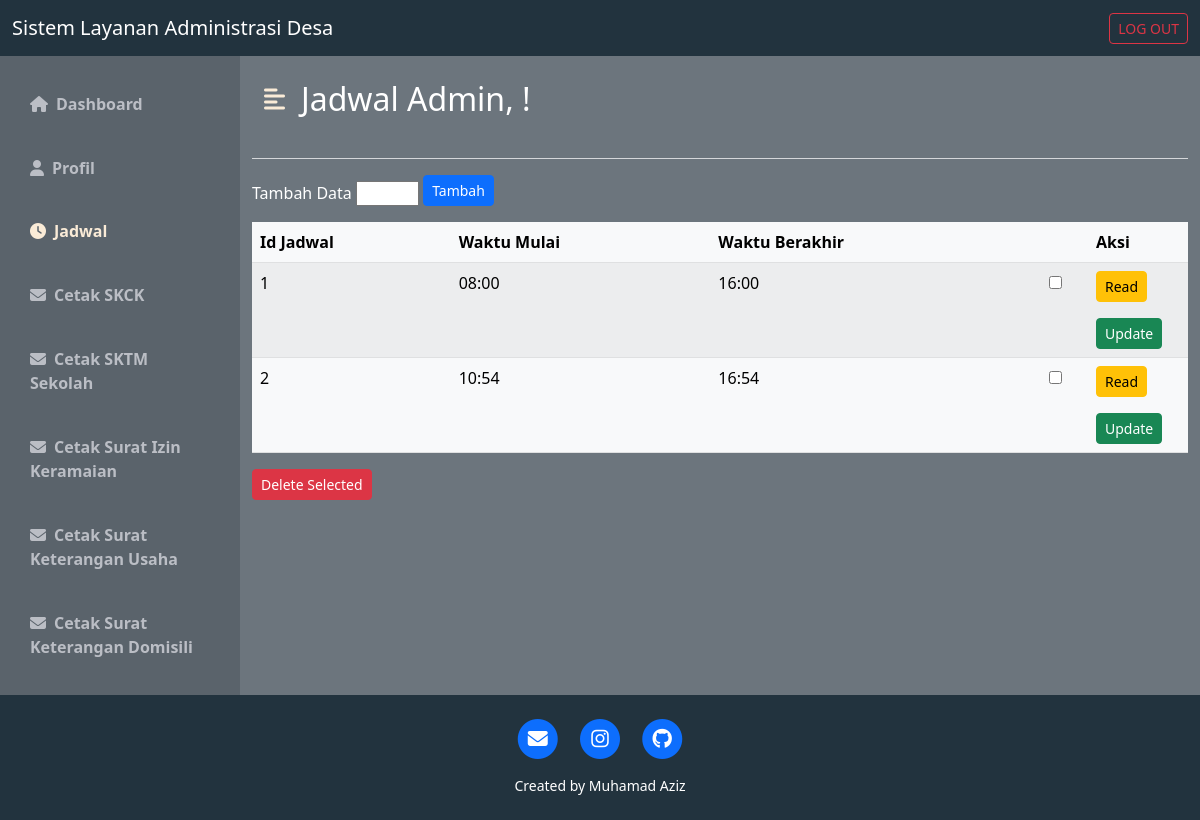
/adminjadwal.php, run on the app's committed database.
### tables this page shows
CREATE TABLE IF NOT EXISTS `jadwal` (
  `id_jadwal` int(11) NOT NULL AUTO_INCREMENT,
  `waktu_mulai` varchar(50) DEFAULT NULL,
  `waktu_akhir` varchar(50) DEFAULT NULL,
  PRIMARY KEY (`id_jadwal`)
);

### adminjadwal.php (the view, shortened to what this page needs)
<!DOCTYPE html>
<html lang="en">
<head>
    <link href="https://cdn.jsdelivr.net/npm/bootstrap@5.2.0-beta1/dist/css/bootstrap.min.css" rel="stylesheet">
    <link rel="stylesheet" href="https://cdnjs.cloudflare.com/ajax/libs/font-awesome/6.1.1/css/all.min.css" />
    <link rel="stylesheet" href="css/style_dashboard.css">
</head>
<body>
    <?php
    include "koneksi.php";
    ?>
    <nav class="navbar navbar-dark" style="background-color: #22333E;">
        <div class="container-fluid">
            <a class="navbar-brand">Sistem Layanan Administrasi Desa</a>
            <form class="d-flex" role="search">
                <a href="logout.php" class="btn btn-outline-danger btn-sm" role="button">LOG OUT</a>
            </form>
        </div>
    </nav>
    <div class="d-flex bg-secondary text-white" id="wrapper">
        <div class="" id="sidebar-wrapper" style="background-color: #5a636b;">
            <div class="list-group list-group-flush my-3">
                <a href="admin.php" class="list-group-item list-group-item-action bg-transparent second-text fw-bold"><i class="fas fa-home me-2"></i>Dashboard</a>
                <a href="adminprofil.php" class="list-group-item list-group-item-action bg-transparent second-text fw-bold"><i class="fas fa-user me-2"></i>Profil</a>
                <a href="adminjadwal.php" class="list-group-item list-group-item-action bg-transparent second-text fw-bold active"><i class="fas fa-clock me-2"></i>Jadwal</a>
                <a href="admincetakskck.php" class="list-group-item list-group-item-action bg-transparent second-text fw-bold"><i class="fas fa-envelope me-2"></i>Cetak SKCK</a>
                <a href="admincetaksktm.php" class="list-group-item list-group-item-action bg-transparent second-text fw-bold"><i class="fas fa-envelope me-2"></i>Cetak SKTM Sekolah</a>
                <a href="admincetaksik.php" class="list-group-item list-group-item-action bg-transparent second-text fw-bold"><i class="fas fa-envelope me-2"></i>Cetak Surat Izin Keramaian</a>
                <a href="admincetakusaha.php" class="list-group-item list-group-item-action bg-transparent second-text fw-bold"><i class="fas fa-envelope me-2"></i>Cetak Surat Keterangan Usaha</a>
                <a href="admincetakskd.php" class="list-group-item list-group-item-action bg-transparent second-text fw-bold"><i class="fas fa-envelope me-2"></i>Cetak Surat Keterangan Domisili</a>
            </div>
        </div>
        <div id="page-content-wrapper">
            <nav class="navbar navbar-expand-lg navbar-light bg-transparent py-4 px-4">
                <div class="d-flex align-items-center">
                    <i class="fas fa-align-left primary-text fs-4 me-3" id="menu-toggle"></i>
                    <h2 class="fs-2 m-0">Jadwal Admin, <?php echo $_SESSION['username']; ?>!</h2>
                </div>
            </nav>
            <div class="container-sm">
    <hr class="border-light border-2 opacity-75">
    <form method="post" action="adminjadwaltambah.php">
        <h6>Tambah Data
            <input type="text" name="jum" size="1">
            <input type="submit" name="submit" value="Tambah" class="btn btn-primary mb-2 btn-sm">
        </h6>
    </form>
    <form action="" method="post">
        <table class="table table-light table-striped rounded table-hover">
            <thead>
                <tr>
                    <th scope="col">Id Jadwal</th>
                    <th scope="col">Waktu Mulai</th>
                    <th scope="col">Waktu Berakhir</th>
                    <th></th>
                    <th scope="col" width="100">Aksi</th>
                </tr>
            </thead>
            <tbody>
                <?php
                $sql = "SELECT * FROM jadwal";
                $query = $conn->query($sql);
                while ($data = $query->fetch_array()) { ?>
                    <tr>
                        <td><?php echo $data['id_jadwal'] ?></td>
                        <td><?php echo $data['waktu_mulai'] ?></td>
                        <td><?php echo $data['waktu_akhir'] ?></td>
                        <td align="center">
                            <input type="checkbox" name="deleteId[]" value="<?php echo $data['id_jadwal']; ?>">
                        </td>
                        <td>
                            <form action="adminjadwalread.php?id_jadwal=<?php echo $data['id_jadwal'] ?>" method="post">
                                <input class="btn btn-warning btn-sm" type="submit" value="Read">
                            </form>
                            <form action="adminjadwaledit.php?id_jadwal=<?php echo $data['id_jadwal'] ?>" method="post">
                                <input class="btn btn-success btn-sm" type="submit" value="Update">
                            </form>
                        </td>
                    </tr>
                <?php } ?>
            </tbody>
        </table>
        <button type="submit" class="btn btn-danger btn-sm" name="delete">Delete Selected</button>
    </form>
</div>
        </div>
    </div>
    <footer class="text-center text-white p-4" style="background-color: #22333E;">
        <div class="row gx-4 gx-lg-5 justify-content-center">
            <div class="col-md-10 col-lg-8 col-xl-7">
            <ul class="list-inline text-center">
                    <li class="list-inline-item">
                        <a href="mailto:muhamadaziz564@gmail.com">
                            <span class="fa-stack fa-lg">
                                <i class="fas fa-circle fa-stack-2x"></i>
                                <i class="fas fa-envelope fa-stack-1x fa-inverse"></i>
                            </span>
                        </a>
                    </li>
                    <li class="list-inline-item">
                        <a href="https://www.instagram.com/az_muhamad07/">
                            <span class="fa-stack fa-lg">
                                <i class="fas fa-circle fa-stack-2x"></i>
                                <i class="fab fa-instagram fa-stack-1x fa-inverse"></i>
                            </span>
                        </a>
                    </li>
                    <li class="list-inline-item">
                        <a href="https://github.com/aziz4678">
                            <span class="fa-stack fa-lg">
                                <i class="fas fa-circle fa-stack-2x"></i>
                                <i class="fab fa-github fa-stack-1x fa-inverse"></i>
                            </span>
                        </a>
                    </li>
                </ul>
                <div class="small text-center">Created by Muhamad Aziz</div>
            </div>
        </div>
    </footer>
</body>
</html>

### css/style_dashboard.css (style rules this page uses)
:root { --main-text-color: antiquewhite; --second-text-color: #bbbec5; --second-bg-color: #c1efde; }
.primary-text { color: var(--main-text-color); }
.second-text { color: var(--second-text-color); }
#wrapper { overflow-x: hidden; }
#sidebar-wrapper { min-height: 78vh; margin-left: -15rem; -webkit-transition: margin 0.25s ease-out; -moz-transition: margin 0.25s ease-out; -o-transition: margin 0.25s ease-out; transition: margin 0.25s ease-out; }
#sidebar-wrapper .list-group { width: 15rem; }
#page-content-wrapper { min-width: 100vw; }
#menu-toggle { cursor: pointer; }
.list-group-item { border: none; padding: 20px 30px; }
.list-group-item.active { background-color: transparent; color: var(--main-text-color); font-weight: bold; border: none; }
@media (min-width: 768px) { #sidebar-wrapper { margin-left: 0; } }
@media (min-width: 768px) { #page-content-wrapper { min-width: 0; width: 100%; } }

### data on the page
jadwal: id_jadwal "1", waktu_mulai "08:00", waktu_akhir "16:00"
jadwal: id_jadwal "2", waktu_mulai "10:54", waktu_akhir "16:54"
